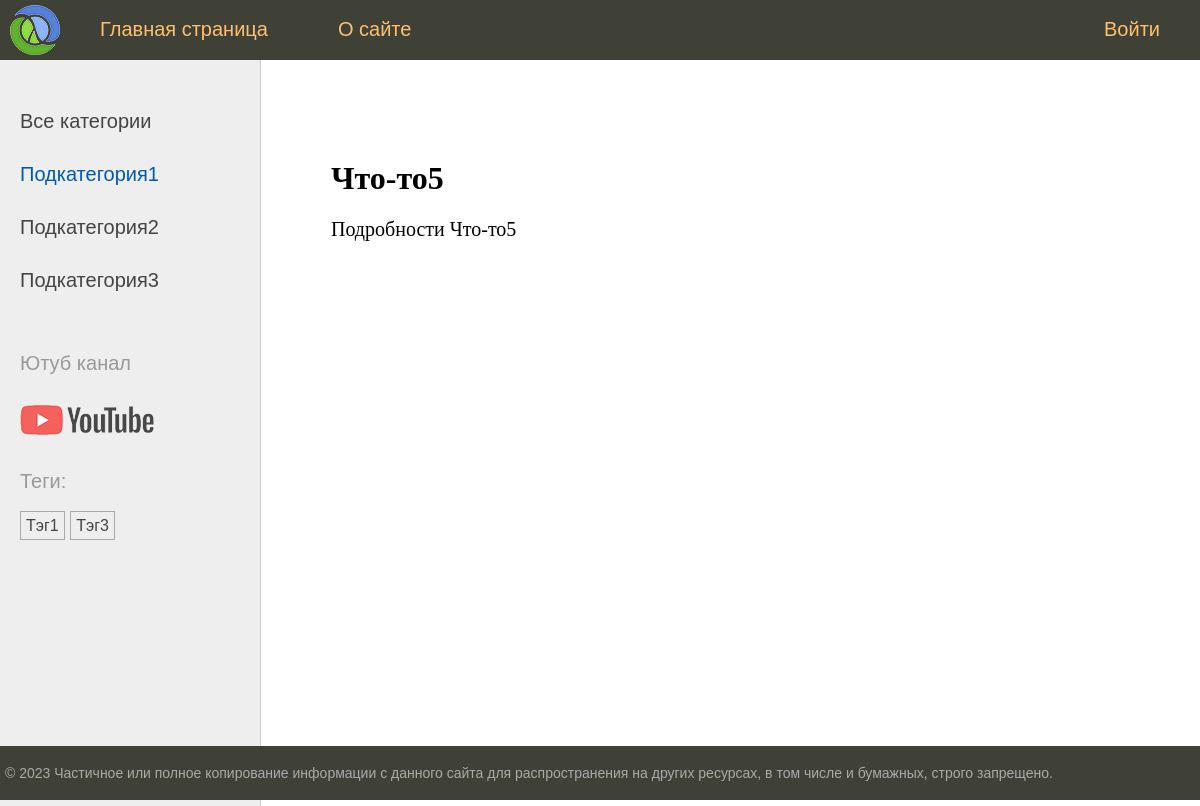
The app's page /post/chto-to5/ with its own data.
### main_app/models.py (models this page shows, shortened)
class Category(models.Model):
    name = models.CharField(max_length=100, db_index=True)
    slug = models.SlugField(max_length=255, unique=True, db_index=True)
    def get_absolute_url(self):
        return reverse('category', kwargs={'cat_slug': self.slug})

class TagPost(models.Model):
    tag = models.CharField(max_length=100, db_index=True)
    slug = models.SlugField(max_length=255, unique=True, db_index=True)
    def get_absolute_url(self):
        return reverse('tag', kwargs={'tag_slug': self.slug})

class Posts(models.Model):
    class Status(models.IntegerChoices):
        DRAFT = 0, 'Черновик'
        PUBLISHED = 1, 'Опубликовано'
    title = models.CharField(max_length=255)
    slug = models.SlugField(max_length=255, unique=True, db_index=True)
    content = models.TextField(blank=True)
    time_create = models.DateTimeField(auto_now_add=True)
    time_update = models.DateTimeField(auto_now=True)
    is_published = models.BooleanField(choices=Status.choices, default=Status.PUBLISHED)
    cat = models.ForeignKey('Category', on_delete=models.PROTECT, related_name='post')
    tags = models.ManyToManyField('TagPost', blank=True, related_name='tags')
    additional_info = models.OneToOneField('ArticleAdditionalDescription', on_delete=models.SET_NULL, null=True,
                                           blank=True, related_name='post')
    objects = models.Manager()
    published = PublishedManager()
    class Meta:
        verbose_name = 'Посты'
        verbose_name_plural = 'Посты'
        ordering = ['-time_create']
        indexes = [
            models.Index(fields=['-time_create'])
        ]

### main_app/views.py (the view)
# urls.py: path('post/<slug:post_slug>/', views.show_post, name='post'),
def show_post(request, post_slug):
    posts = get_object_or_404(Posts, slug=post_slug)
    data = {
        'title': posts.title,
        'menu': menu,
        'post': posts,
        'cat_selected': 1,
    }
    return render(request, 'main_app/post.html', data)

### main_app/templatetags/main_app_tags.py (called while the page is built)
@register.inclusion_tag('main_app/list_categories.html')
def show_categories(cat_selected=0):
    cats = Category.objects.annotate(total=Count("post")).filter(total__gt=0)
    return {'cats': cats, 'cat_selected': cat_selected}

@register.inclusion_tag('main_app/list_tags.html')
def show_all_tags():
    return {'tags': TagPost.objects.annotate(total=Count("tags")).filter(total__gt=0)}

### main_app/templates/main_app/post.html (shortened to what this page needs)
{% extends 'base.html' %}
{% block content %}
<h1>{{post.title}}</h1>
{{post.content|linebreaks}}
{% endblock %}

### main_app/templates/main_app/list_categories.html
{% for cat in cats %}
{% if cat.id == cat_selected %}
<li class="selected">{{cat.name}}</li>
{% else %}
<li><a href="{{ cat.get_absolute_url }}">{{cat.name}}</a></li>
{% endif %}
{% endfor %}

### main_app/templates/main_app/list_tags.html
{% if tags %}
    <p>Теги:</p>
    <ul class="tags-list">
        {% for t in tags %}
        <li><a href="{{t.get_absolute_url}}">{{t.tag}}</a></li>
        {% endfor %}
    </ul>
{% endif %}

### records on screen
Category: name "Подкатегория1"
Category: name "Подкатегория2"
Category: name "Подкатегория3"
TagPost: tag "Тэг1"
TagPost: tag "Тэг3"
Posts: title "Что-то5", content "Подробности Что-то5"

### other values on screen
{{ m.title }} "Главная страница" "О сайте" "Войти"
